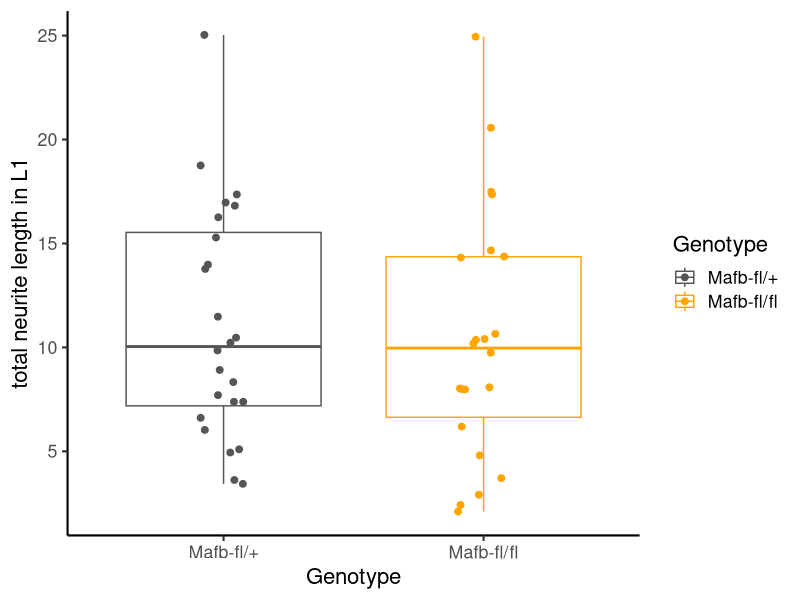
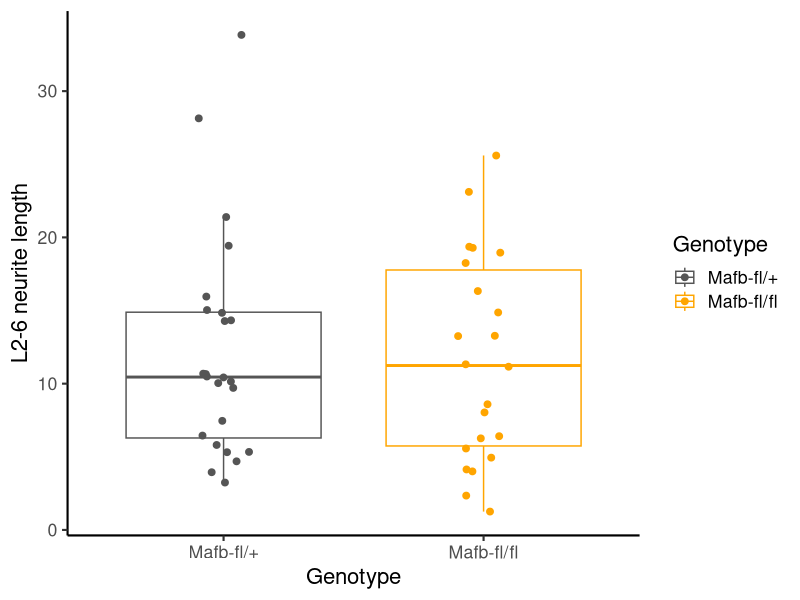

R code for these plots, in order:
library (plotrix) 
library (ggplot2) 
library (plyr)
library(gridExtra)
library(grid)

data_all <-read.csv("2016_11_08_Mzelect.csv")
data_all$Genotype <- factor(data_all$Genotype, levels = c("Mafb-fl/+", "Mafb-fl/fl"))
dhet <- subset(data_all, Genotype == "Mafb-fl/+")

mm3 <- data_all

mm4 <-ddply(mm3, .(imagename, Brainno, Genotype), summarise, NfL1 = Length_n_L1/Length_n_t, L2to6 = Length_n_t-Length_n_L1)
mm7 <-ddply(mm4, .(Genotype), summarise, mNfL1 = mean(NfL1), se = std.error(NfL1))
mm5 <-merge(mm3, mm4)
mm6<- ddply(mm5, .(Genotype), summarise, m_L26= mean(L2to6), 
            seL26 = std.error(L2to6), mL1 = mean(Length_n_L1), seL1 = std.error(Length_n_L1))


#boxplots
fig6hR <- ggplot(mm5, aes(factor(Genotype), L2to6, colour = Genotype)) + 
  geom_boxplot(outlier.shape = NA) + geom_jitter(size = 2, position=position_jitter(width=0.1))+
  scale_fill_manual(values=c("#555555","orange"))+
  scale_colour_manual(values=c("#555555","orange"))+
  theme_classic (base_size = 16) +
  xlab("Genotype") +
  ylab("L2-6 neurite length") 

fig6hL <- ggplot(mm5, aes(factor(Genotype), Length_n_L1, colour = Genotype)) + 
  geom_boxplot(outlier.shape = NA) + geom_jitter(size = 2, position=position_jitter(width=0.1))+
  scale_fill_manual(values=c("#555555","orange"))+
  scale_colour_manual(values=c("#555555","orange"))+
  theme_classic (base_size = 16) +
  xlab("Genotype") +
  ylab("total neurite length in L1") 


q1 <- ddply(mm5, .(Genotype), summarise, q25 = quantile (Length_n_L1, 0.25), q50 = quantile (Length_n_L1, 0.5),
            q75 = quantile (Length_n_L1, 0.75))

q2 <- ddply(mm5, .(Genotype), summarise, q25 = quantile (L2to6, 0.25), q50 = quantile (L2to6, 0.5),
            q75 = quantile (L2to6, 0.75))


var.test(Length_n_L1~Genotype, data=data_all)
t1 <- t.test(NfL1~Genotype, data=mm4, var.equal = TRUE)
t4 <- t.test(L2to6~Genotype, data=mm5, var.equal = FALSE)
t2 <- t.test(Length_n_L1~Genotype, data=data_all,  var.equal = TRUE)
pt2 <-p.adjust(t2$p.value, method = "bonferroni", n = 2) #p-adjusted for t2
t3 <- t.test(Length_n_t~Genotype, data=data_all, var.equal = TRUE)

